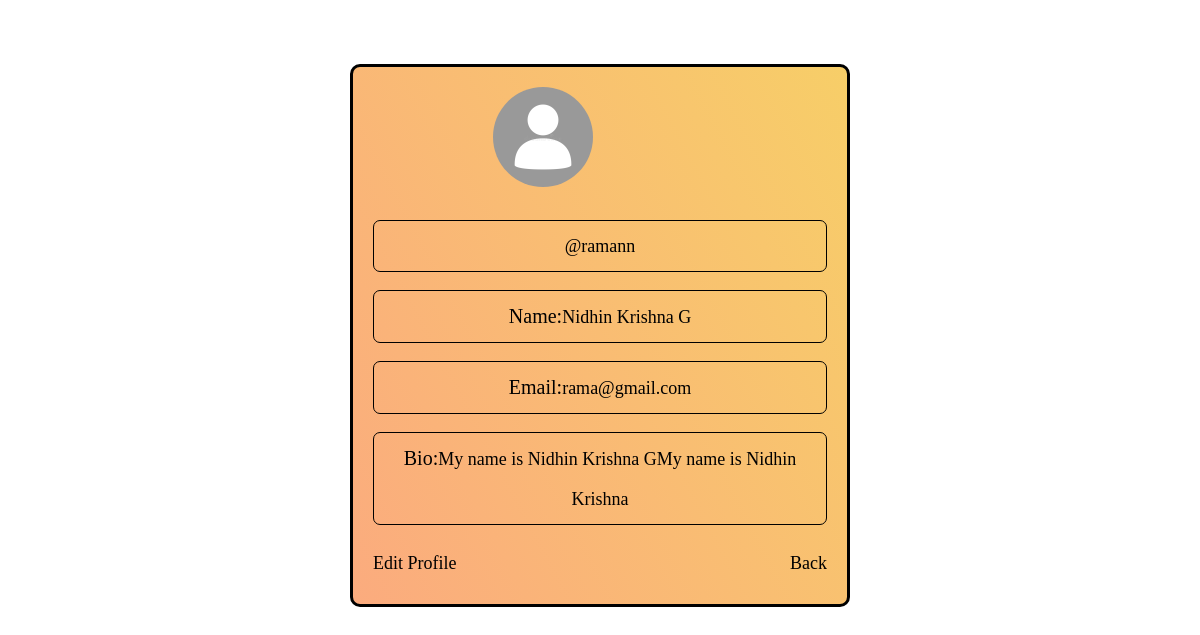
Before: /profile/ (signed in) with the older database file.
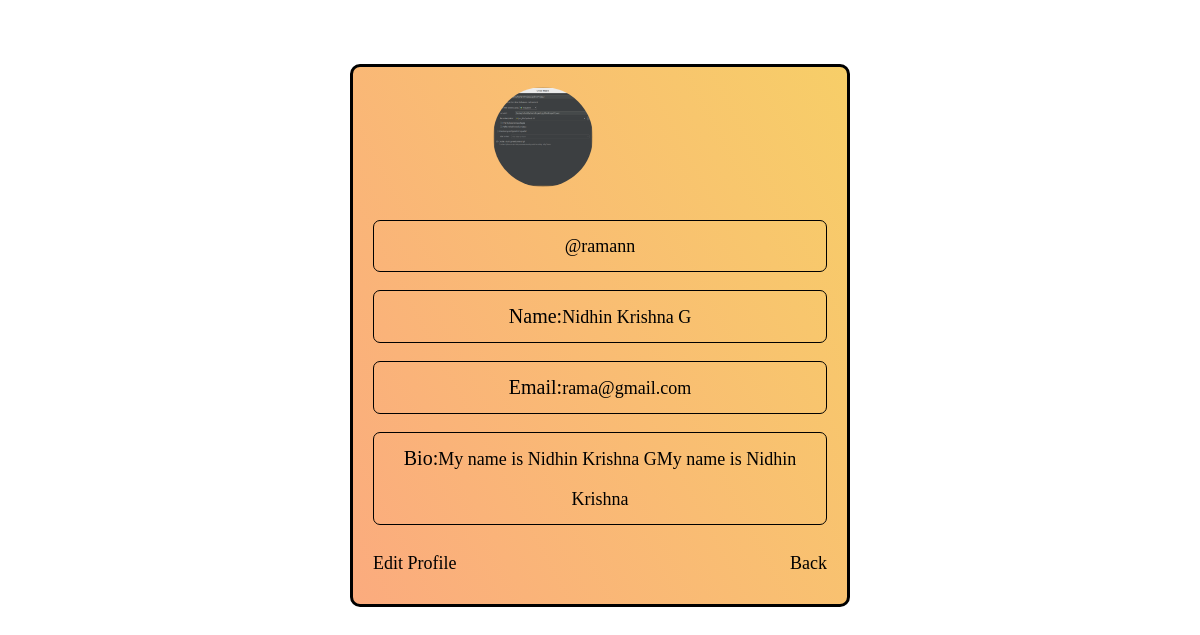
After: the same page with the newer database file.
### base/models.py (models this page shows)
class CustomUser(AbstractUser):
    name=models.CharField(max_length=100,null=True,blank=True)
    email=models.EmailField(unique=True,null=True)
    bio=models.TextField(null=True,blank=True)
    image=models.ImageField(upload_to='images',null=True,blank=True)
    REQUIRED_FIELDS=[]

### base/views.py (the view)
# urls.py: path('profile/',views.profilepage,name='profile'),
@login_required(login_url="login")
def profilepage(request):
    profile=CustomUser.objects.get(id=request.user.id)
    context={
        'profile':profile
    }
    return render(request,'profile.html',context)

### templates/profile.html
{% extends 'base.html' %}
{% load static %}
{% block link %}
<link rel='stylesheet' href="{% static '/css/profile.css' %}" >
{% endblock link %}
{% block content %}
<div class="container">
{% if profile.image %}
<img src="{{profile.image.url}}" alt="" >
{% else %}
<img src=" {%static '/images/default.jpg'%}" alt="" >
{% endif %}
<p>@{{profile.username}}</p>
<p><span>Name:</span>{{profile.name}}</p>
<p><span>Email:</span>{{profile.email}}</p>
<p><span>Bio:</span>{{profile.bio}}</p>
<a href="{% url 'editprofile' %}">Edit Profile</a>
<a href="{% url 'home' %}" class='back'>Back</a>
</div>
{% endblock content %}

### templates/base.html (shortened to what this page needs)
<!DOCTYPE html>
<html lang="en">
<head>
    {% block link %}{% endblock link %}
</head>
<body>
    {% block content %}
    {% endblock content %}
</body>
</html>

### static/css/profile.css (style rules this page uses)
* { padding:0; box-sizing: border-box; }
body { display: flex; justify-content: center; align-items: center; padding-bottom: 30px; }
.container { position: absolute; top: 8%; background-color: #FBAB7E; background-image: linear-gradient(62deg, #FBAB7E 0%, #F7CE68 100%); height: max-content; width: 500px; padding: 20px; line-height: 40px; border-radius: 10px; word-wrap: break-word; border: solid; }
.container img { border-radius: 50%; height: 100px; width: 100px; margin-left: 120px; }
.container p { text-align: center; border: 1px solid; border-radius: 7px ; padding: 5px; font-size:18px ; }
.container span { font-size: 20px; }
.container a { text-decoration: none; font-size: 18px; color: black; }
.back { float: right; }

Changed rows visible on the page:
changed CustomUser "ramann": image: picture added
